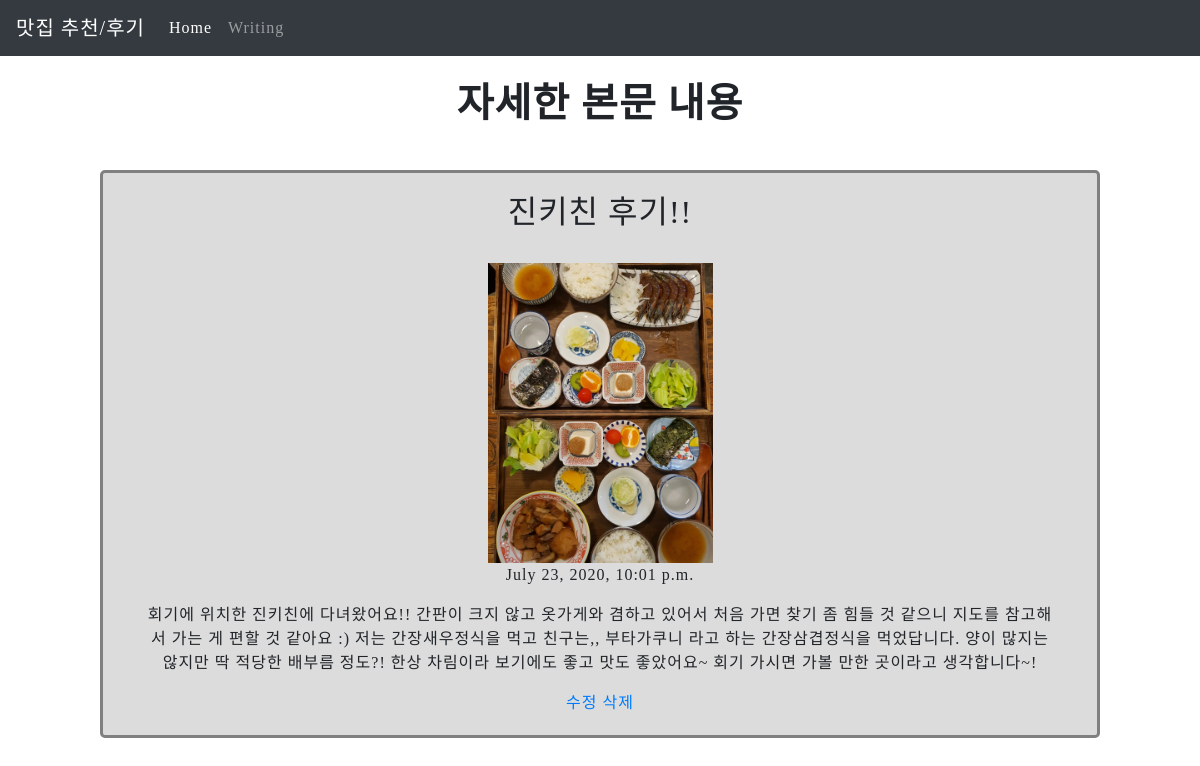
Page /blog/2 on the committed database.
### blog/models.py (models this page shows, shortened)
class Blog(models.Model):
    title = models.CharField(max_length=150)
    image = models.ImageField(upload_to='images', default='')
    pub_date = models.DateTimeField('date published')
    body = models.TextField()
    image_thumbnail = ImageSpecField(source='image', processors=[ResizeToFill(200, 150)], format='JPEG', options = {'quality': 60})

### blog/views.py (the view)
# urls.py: path('<int:blog_id>', blog.views.detail, name="detail"),
def detail(request, blog_id):
    blog_detail = get_object_or_404(Blog, pk = blog_id)
    return render(request, 'detail.html', {'blog':blog_detail})

### blog/templates/detail.html (shortened to what this page needs)
{% extends 'base.html' %}
{% block contents %}
<head>
</head>
<body>
    <br>
    <h1>자세한 본문 내용</h1>
    <br>
    <div class="box">
        <h2>{{blog.title}}</h2>
        <br>
        {% if blog.image %}
        <img src="{{blog.image.url}}" height="300">
        {% endif %}
        <p>{{blog.pub_date}}</p>
        <p>{{blog.body}}</p>
        <a href = "{% url 'update' blog.id %}">수정</a>
        <a href = "{% url 'delete' blog.id %}">삭제</a>
    </div>
</body>
{% endblock %}

### seventhproject/templates/base.html (style rules this page uses)
body { text-align: center; font-family: 'S-CoreDream-3Light'; }

### blog/templates/detail.html (style rules this page uses)
body { font-family: 'S-CoreDream-3Light'; letter-spacing: 1px; }
h1 { text-align: center; font-weight: 800; }
.box { margin: 10px 100px; padding: 20px 40px; border: gray; border-style: solid; border-radius: 5px; background-color: gainsboro; }

### rows in the picture
Blog: title "진키친 후기!!", image (picture), pub_date "July 23, 2020, 10:01 p.m.", body "회기에 위치한 진키친에 다녀왔어요!! 간판이 크지 않고 옷가게와 겸하고 있어서 처음 가면 찾기 좀 힘들 것 같으니 지도를 참고해서 가는 게 편할 것 같아요 :) 저는 간장새우정식을 먹고 친구는,, 부타가쿠니 라고 하는 간장삼겹정식을 먹었답니다. 양이 많지는 않지만 딱 적당한 배부름 정도?! 한상 차림이라 보기에도 좋고 맛도 좋았어요~ 회기 가시면 가볼 만한 곳이라고 생각합니다~!"
